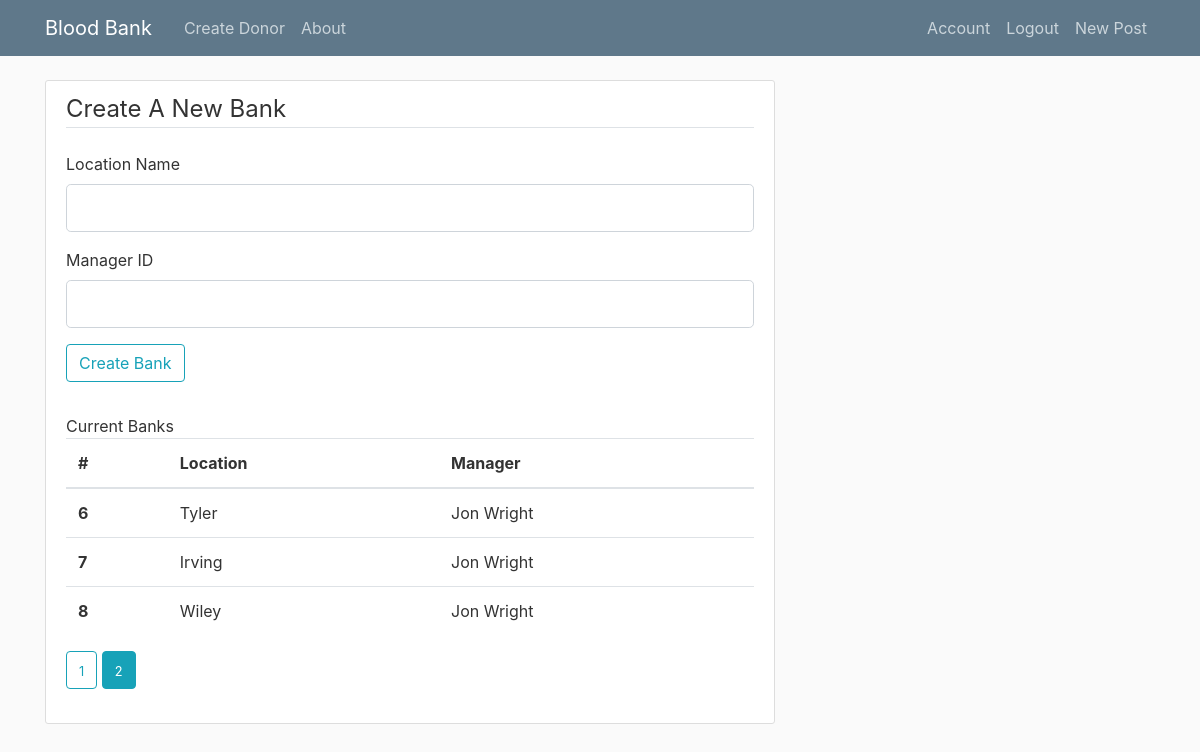
The page /CreateBank?page=2 (signed in) on the database as committed earlier.
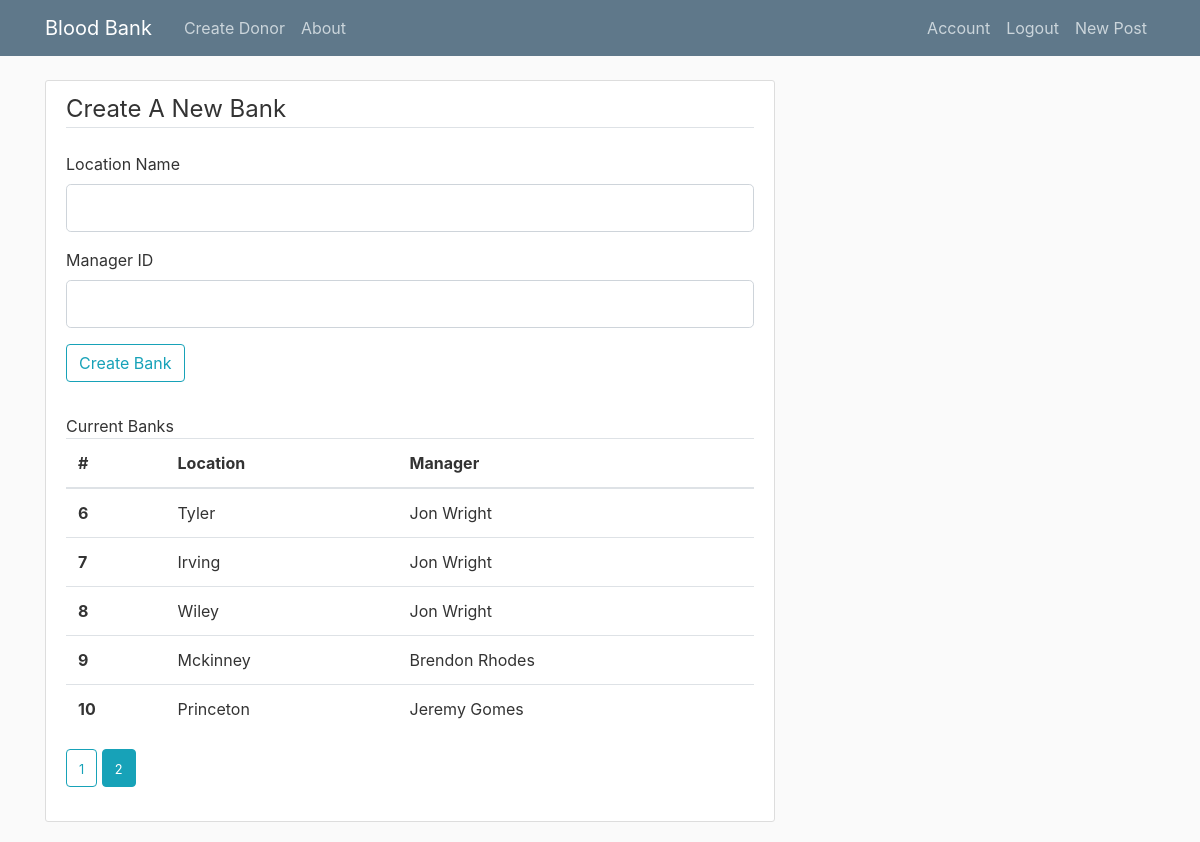
The same page on the database as committed later.
### bloodapp/models.py (models this page shows, shortened)
class Bank(db.Model):
    id = db.Column(db.Integer, primary_key=True)
    location = db.Column(db.String(25), nullable=False)
    manager_id = db.Column(db.Integer, db.ForeignKey('staff.id'), nullable=False)

### bloodapp/routes.py (the view)
@app.route('/CreateBank', methods=["GET", "POST"])
@login_required
def CreateBank():
    page_num = request.args.get('page', 1, type=int)
    form = BankForm()
    banks = Bank.query.paginate(per_page=5, page=page_num)
    table = {}
    for bank in banks.items:
        manager = Staff.query.filter_by(id=bank.manager_id).first()
        table.update({bank.location: {
            "id": bank.id,
            "location": bank.location,
            "manager": f"{manager.first_name.capitalize()} {manager.last_name.capitalize()}"
        }})
    if form.validate_on_submit():
        new_bank = Bank(location=form.location.data, manager_id=form.manager_id.data)
        db.session.add(new_bank)
        db.session.commit()
        flash(f'New Bank Created')
        return redirect(url_for('CreateBank'))
    return render_template('bank.html', title="Bank Page", form=form, table=table, banks=banks)

### bloodapp/forms.py (shortened to what this page needs)
class BankForm(FlaskForm):
    location = StringField('Location Name',
                           validators=[DataRequired(), Length(min=2, max=20)])
    manager_id = IntegerField('Manager ID',
                           validators=[DataRequired()])
    submit = SubmitField('Create  Bank')

### bloodapp/models.py (called while the page is built)
@loginManager.user_loader
def load_user(staff_id):
    return Staff.query.get(int(staff_id))

### bloodapp/templates/bank.html (shortened to what this page needs)
{% extends "layout.html" %}
{% block content %}
<div class="content-section">
    <form method="POST" action="">
        <fieldset class="form-group">
            <legend class="border-bottom mb-4">
                Create A New Bank
            </legend>
            <div class="form-group">
                {{form.location.label(class="form-control-label")}}
                {% if form.location.errors %}
                    {{form.location(class="form-control form-control-lg is-invalid")}}
                    <div class="invalid-feedback">
                        {% for error in form.location.errors %}
                            <span>{{ error }}</span>
                        {% endfor %}
                    </div>
                {% else %}
                {{form.location(class="form-control form-control-lg")}}
                {% endif %}
            </div>
            <div class="form-group">
                {{form.manager_id.label(class="form-control-label")}}
                {% if form.manager_id.errors %}
                    {{form.manager_id(class="form-control form-control-lg is-invalid")}}
                    <div class="invalid-feedback">
                        {% for error in form.manager_id.errors %}
                            <span>{{ error }}</span>
                        {% endfor %}
                    </div>
                {% else %}
                {{form.manager_id(class="form-control form-control-lg")}}
                {% endif %}
            </div>
            <div class="form-group">
                {{ form.submit(class="btn btn-outline-info")}}
            </div>
        </fieldset>
    </form>
    <table class="table">
        <thead>
          <tr>
            <th scope="col">#</th>
            <th scope="col">Location</th>
            <th scope="col">Manager</th>
          </tr>
        </thead>
        <tbody>
            {% for item in table %}
            <tr>
                <th scope="row">{{ table[item]["id"] }}</th>
                <td>{{ table[item]["location"] }}</td>
                <td>{{ table[item]["manager"] }}</td>
            </tr>
            {% endfor %}
        </tbody>
      </table>
      {% for page_num in banks.iter_pages() %}
                {% if banks.page == page_num %}
                    <a class="btn btn-info mb-4" href="{{ url_for('CreateBank', page=page_num) }}"><small>{{ page_num }}</small></a>
                {% else %}
                    <a class="btn btn-outline-info mb-4" href="{{ url_for('CreateBank', page=page_num) }}"><small>{{ page_num }}</small></a>
                {% endif %}
            {% endfor %}
</div>
{% endblock content %}

### bloodapp/templates/layout.html (shortened to what this page needs)
<!DOCTYPE html>
<html>
<head>
    <link rel="stylesheet" href="https://maxcdn.bootstrapcdn.com/bootstrap/4.0.0/css/bootstrap.min.css"
>
    <link rel="stylesheet" type="text/css" href="{{ url_for('static', filename='main.css') }}">
</head>
<body>
    <header class="site-header">
        <nav class="navbar navbar-expand-md navbar-dark bg-steel fixed-top">
            <div class="container">
                <a class="navbar-brand mr-4" href="/">Blood Bank</a>
                <div class="collapse navbar-collapse" id="navbarToggle">
                    <div class="navbar-nav mr-auto">
                        <a class="nav-item nav-link" href="{{ url_for('createDonor') }}">Create Donor</a>
                        <a class="nav-item nav-link" href="/about">About</a>
                    </div>
                    <div class="navbar-nav">
                        {% if current_user.is_authenticated %}
                            <a class="nav-item nav-link" href="/account">Account</a>
                            <a class="nav-item nav-link" href="/logout">Logout</a>
                            <a class="nav-item nav-link" href="/post/new">New Post</a>
                        {% else %}
                            <a class="nav-item nav-link" href="/login">Login</a>
                            <a class="nav-item nav-link" href="/register">Register</a>
                        {% endif %}
                    </div>
                </div>
            </div>
        </nav>
    </header>
    <main role="main" class="container">
        <div class="row">
            <div class="col-md-8">
              {% block content %}{% endblock %}
            </div>
        </div>
    </main>
</body>
</html>

### bloodapp/static/main.css (style rules this page uses)
body { background: #fafafa; color: #333333; margin-top: 5rem; }
.bg-steel { background-color: #5f788a; }
.site-header .navbar-nav .nav-link { color: #cbd5db; }
.content-section { background: #ffffff; padding: 10px 20px; border: 1px solid #dddddd; border-radius: 3px; margin-bottom: 20px; }

Rows that differ between the two databases and show on the page:
added Bank: location "9", location "Mckinney", location "Brendon Rhodes"
added Bank: location "10", location "Princeton", location "Jeremy Gomes"
